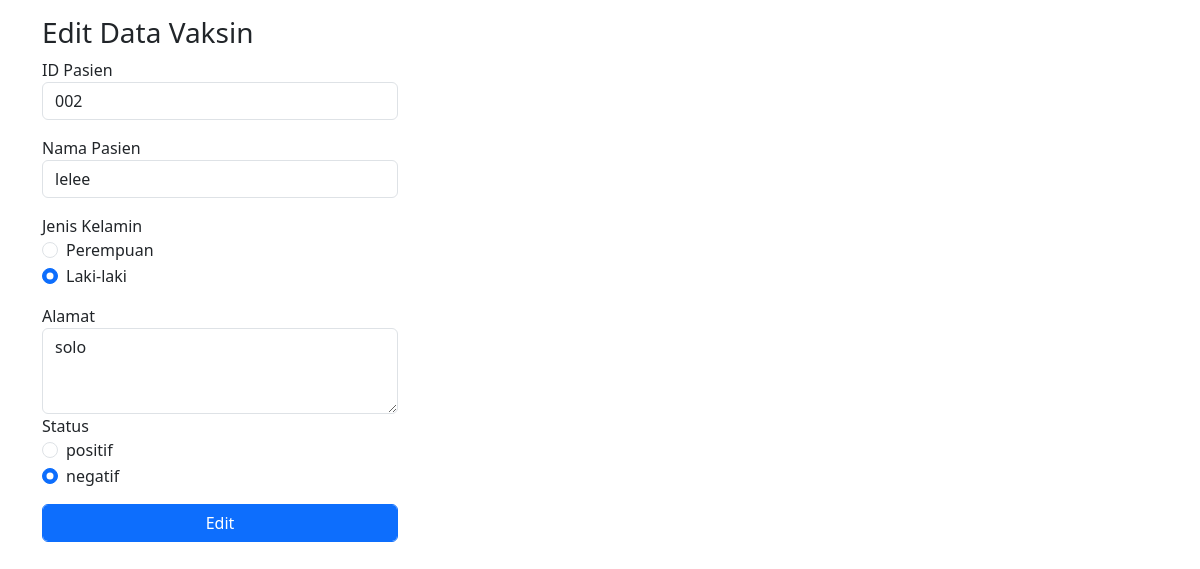
/editpasien.php?edit=002, run on the app's committed database.
### tables this page shows
CREATE TABLE `pasien` (
  `idPasien` varchar(50) NOT NULL,
  `nmPasien` varchar(50) NOT NULL,
  `jk` char(15) NOT NULL,
  `alamat` varchar(255) NOT NULL,
  `status` varchar(11) NOT NULL
);

### editpasien.php (the view, shortened to what this page needs)
<!DOCTYPE html>
<html lang="en">
<head>
    <link rel="stylesheet" href="assets/css/bootstrap.min.css">
</head>
<body>
    <div class="container">
        <div class="row mt-3">
            <div class="col-4">
                <h3>Edit Data Vaksin</h3>
                <?php
include 'koneksi.php';
$panggil = $koneksi->query("SELECT * FROM pasien where idPasien='$_GET[edit]'");
?>
                <?php
while ($row = $panggil->fetch_assoc()) {
?>
                <form action="koneksi.php" method="POST">
                    <div class="form-group">
                        <label for="idPasien">ID Pasien</label>
                        <input type="text" class="form-control mb-3" name="idPasien" value="<?= $row['idPasien'] ?>" readonly>
                    </div>
                    <div class="form-group">
                        <label for="nmPasien">Nama Pasien</label>
                        <input type="text" class="form-control mb-3" name="nmPasien" value="<?= $row['nmPasien'] ?>">
                    </div>
                    <div class="form-group">
                        <label for="jk">Jenis Kelamin</label>
                        <div class="form-check">
                            <input type="radio" class="form-check-input" name="jk" value="perempuan" <?php if (($row['jk']) === "perempuan") {
                                echo "checked";
                            } ?>> Perempuan
                        </div>
                        <div class="form-check">
                            <input type="radio" class="form-check-input" name="jk" value="laki-laki" <?php if (($row['jk']) === "laki-laki") {
                                echo "checked";
                            } ?>> Laki-laki
                        </div>
                        <div class="form-group mt-3">
                            <label for="alamat">Alamat</label>
                            <textarea class="form-control" name="alamat" id="alamat" cols="5" rows="3" placeholder="Alamat"><?= $row['alamat'] ?></textarea>
                        </div>
                        <div class="form-group">
                        <label for="status">Status</label>
                        <div class="form-check">
                            <input type="radio" class="form-check-input" name="status" value="positif" <?php if (($row['status']) === "positif") {
                                echo "checked";
                            } ?>> positif
                        </div>
                        <div class="form-check">
                            <input type="radio" class="form-check-input" name="status" value="negatif" <?php if (($row['status']) === "negatif") {
                                echo "checked";
                            } ?>> negatif
                        </div>
                        <div class="form-group mt-3">
                            <input type="submit" name="edit" value="Edit" class="form-control btn btn-primary">
                        </div>
                    </div>
                </form>
                <?php } ?>
            </div>
        </div>
    </div>
</body>
</html>

### data on the page
pasien: idPasien "002", nmPasien "lelee", jk "☑", alamat "solo", status "☑"
